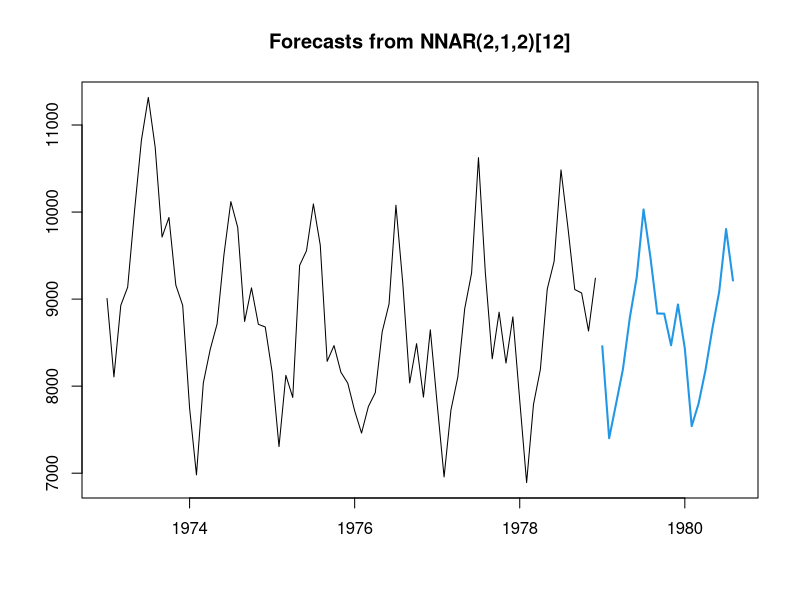

Generate this figure with R:
library(forecast)


### Name: forecast.nnetar
### Title: Forecasting using neural network models
### Aliases: forecast.nnetar
### Keywords: ts

### ** Examples

## Fit & forecast model
fit <- nnetar(USAccDeaths, size=2)
fcast <- forecast(fit, h=20)
plot(fcast)

## Not run: 
##D ## Include prediction intervals in forecast
##D fcast2 <- forecast(fit, h=20, PI=TRUE, npaths=100)
##D plot(fcast2)
##D 
##D ## Set up out-of-sample innovations using cross-validation
##D fit_cv <- CVar(USAccDeaths,  size=2)
##D res_sd <- sd(fit_cv$residuals, na.rm=TRUE)
##D myinnovs <- rnorm(20*100, mean=0, sd=res_sd)
##D ## Forecast using new innovations
##D fcast3 <- forecast(fit, h=20, PI=TRUE, npaths=100, innov=myinnovs)
##D plot(fcast3)
## End(Not run)
